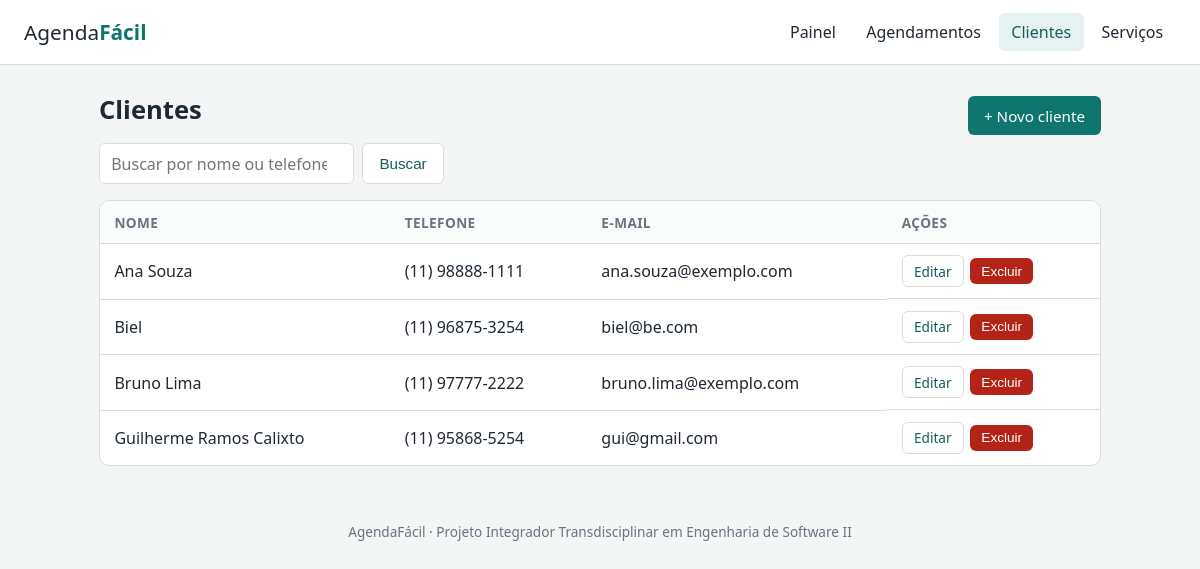
/clientes/, run on the app's committed database.
### tables this page shows
CREATE TABLE cliente (
    id_cliente     INTEGER PRIMARY KEY AUTOINCREMENT,
    nome           VARCHAR(100) NOT NULL CHECK (length(trim(nome)) >= 3),
    telefone       VARCHAR(15)  NOT NULL,
    email          VARCHAR(120) UNIQUE,
    data_cadastro  TEXT NOT NULL DEFAULT (datetime('now', 'localtime'))
);

### app/controllers/clientes.py (the view)
@bp.route("/")
def index():
    busca = request.args.get("q", "").strip()
    return render_template("clientes/lista.html", clientes=cliente.listar(busca), busca=busca)

### app/database.py (called while the page is built)
def get_db() -> sqlite3.Connection:
    if "db" not in g:
        g.db = sqlite3.connect(current_app.config["DATABASE"])
        g.db.row_factory = sqlite3.Row
        g.db.execute("PRAGMA foreign_keys = ON")
    return g.db

### app/models/cliente.py (called while the page is built)
def listar(busca: str = ""):
    sql = "SELECT * FROM cliente"
    params = ()
    if busca:
        sql += " WHERE nome LIKE ? OR telefone LIKE ?"
        params = (f"%{busca}%", f"%{busca}%")
    return get_db().execute(sql + " ORDER BY nome", params).fetchall()

### app/templates/clientes/lista.html (shortened to what this page needs)
{% extends "base.html" %}
{% block conteudo %}
<div class="cabecalho">
  <h1>Clientes</h1>
  <a class="botao" href="{{ url_for('clientes.novo') }}">+ Novo cliente</a>
</div>
<form method="get" class="filtro">
  <input type="search" name="q" value="{{ busca }}" placeholder="Buscar por nome ou telefone">
  <button class="botao secundario">Buscar</button>
</form>
{% if clientes %}
<div class="tabela-wrap">
<table>
  <thead><tr><th>Nome</th><th>Telefone</th><th>E-mail</th><th>Ações</th></tr></thead>
  <tbody>
  {% for c in clientes %}
    <tr>
      <td data-label="Nome">{{ c.nome }}</td>
      <td data-label="Telefone">{{ c.telefone }}</td>
      <td data-label="E-mail">{{ c.email or '—' }}</td>
      <td data-label="Ações" class="acoes">
        <a class="botao pequeno secundario" href="{{ url_for('clientes.editar', id_cliente=c.id_cliente) }}">Editar</a>
        <form method="post" action="{{ url_for('clientes.excluir', id_cliente=c.id_cliente) }}">
          <button class="botao pequeno perigo" data-confirmar="Excluir {{ c.nome }}?">Excluir</button>
        </form>
      </td>
    </tr>
  {% endfor %}
  </tbody>
</table>
</div>
{% else %}
<p class="vazio">Nenhum cliente encontrado.</p>
{% endif %}
{% endblock %}

### app/static/css/style.css (style rules this page uses)
:root { --cor: #0f766e; --cor-escura: #115e59; --fundo: #f4f6f5; --texto: #1f2933; --cinza: #6b7280; --borda: #d9dedc; --erro: #b42318; --sucesso: #067647; }
* { box-sizing: border-box; }
body { margin: 0; font-family: system-ui, "Segoe UI", Roboto, sans-serif; background: var(--fundo); color: var(--texto); }
a { color: var(--cor); }
h1 { font-size: 1.6rem; margin: .2rem 0 1rem; }
.cabecalho { display: flex; justify-content: space-between; align-items: center; gap: 1rem; flex-wrap: wrap; }
.botao { display: inline-block; background: var(--cor); color: #fff; border: 0; border-radius: 6px; padding: .6rem 1rem; font-size: .95rem; cursor: pointer; text-decoration: none; }
.botao.secundario { background: #fff; color: var(--cor-escura); border: 1px solid var(--borda); }
.botao.perigo { background: var(--erro); }
.botao.pequeno { padding: .35rem .7rem; font-size: .85rem; }
.filtro { display: flex; gap: .5rem; margin-bottom: 1rem; flex-wrap: wrap; }
input, select, textarea { font: inherit; padding: .55rem .7rem; border: 1px solid var(--borda); border-radius: 6px; background: #fff; width: 100%; }
.filtro input, .filtro select { width: auto; }
.acoes { display: flex; gap: .4rem; flex-wrap: wrap; align-items: center; }
.acoes form { margin: 0; }
.tabela-wrap { background: #fff; border: 1px solid var(--borda); border-radius: 10px; overflow: hidden; }
table { width: 100%; border-collapse: collapse; }
th, td { text-align: left; padding: .7rem .9rem; border-bottom: 1px solid var(--borda); vertical-align: middle; }
th { background: #fafbfb; font-size: .85rem; color: var(--cinza); text-transform: uppercase; letter-spacing: .03em; }
tr:last-child td { border-bottom: 0; }

### data on the page
cliente: nome "Ana Souza", telefone "(11) 98888-1111", email "ana.souza@exemplo.com"
cliente: nome "Biel", telefone "(11) 96875-3254", email "biel@be.com"
cliente: nome "Bruno Lima", telefone "(11) 97777-2222", email "bruno.lima@exemplo.com"
cliente: nome "Guilherme Ramos Calixto", telefone "(11) 95868-5254", email "gui@gmail.com"
